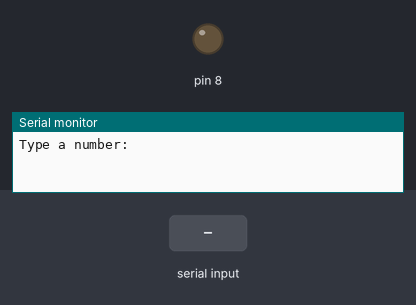
Bench run of a sketch on a simulated Arduino Uno, built with avr-gcc and run on an emulated ATmega328P. On the bench: output pins drawn as LEDs (lit = HIGH), the last lines printed to the serial monitor. Dashed ring = blinking. The inputs (shaded band) are chosen by the test bench.

Above: at 1.2 s.
1.3 s: "90,45\n" received over Serial
At 1.4 s:
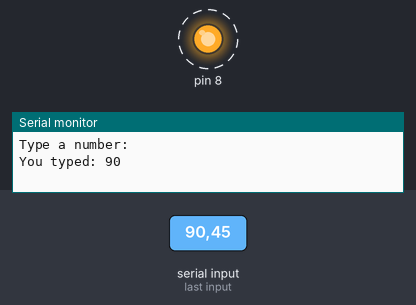
Timing chart, 0 to 10.3 s (numbered marks = the images above; inputs shaded):
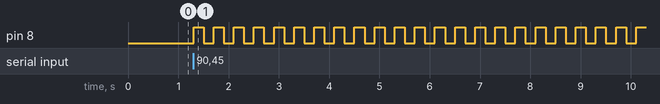

The sketch:

05_read_from_screen.ino
```cpp
int numBlinks;
String msg = "Type a number: ";
String msg2 = "You typed: ";
int j;

void setup() {
  Serial.begin(9600);
  pinMode(8, OUTPUT);
  }

void loop() {
  Serial.println(msg);
  while (Serial.available() == 0) {
      // do nothing, wait for user input
    }
  numBlinks = Serial.parseInt();
  Serial.print(msg2);
  Serial.println(numBlinks);

  for (j=1; j<= numBlinks; j++) {
      digitalWrite(8, HIGH);
      delay(200);
      digitalWrite(8, LOW);
      delay(200);
    }
  }
```

Measured:
- after the input at 1.3 s, pin 8: alternates HIGH for 0.20 s and LOW for 0.20 s, starting at once
